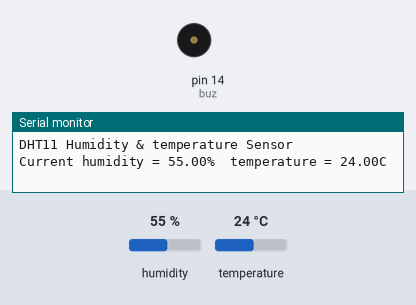
Bench run of a sketch on a simulated Arduino Uno, built with avr-gcc and run on an emulated ATmega328P. Shown: buzzer (waves = sounding, pin HIGH), the last lines printed to the serial monitor. The inputs (shaded band) are chosen by the test bench; at power-on: temperature 24 °C, humidity 55 %.

Above: at 2.7 s.
2.8 s: temperature set to 29 °C
12.7 s: temperature set to 32 °C
At 22.0 s:
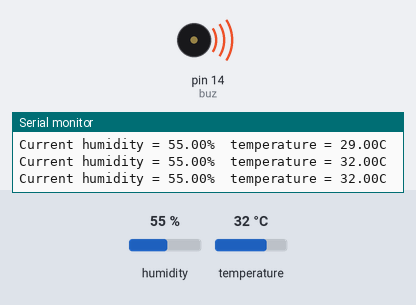
23.0 s: temperature set to 12 °C
At 32.6 s:
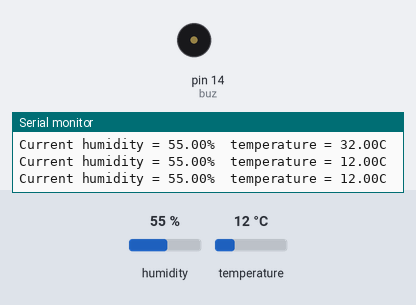
33.1 s: temperature set to 33 °C
At 42.0 s:
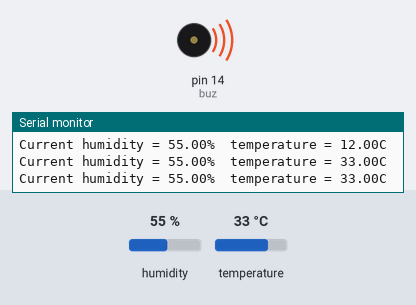
Timing chart, 0 to 43.5 s (numbered marks = the images above; inputs shaded):
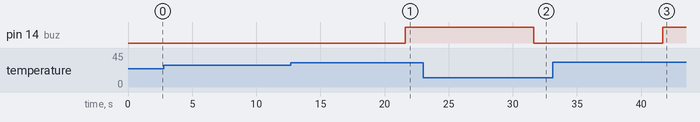

The sketch:

dht11check2.ino
```cpp
#include <dht.h>

#define dht_apin 19 // Analog Pin sensor is connected to
#define buz 14
dht DHT;

void setup(){

  Serial.begin(9600);
  delay(500);//Delay to let system boot
  Serial.println("DHT11 Humidity & temperature Sensor\n\n");
  delay(1000);//Wait before accessing Sensor
  pinMode(buz,OUTPUT);

}//end "setup()"

void loop(){
  //Start of Program

    DHT.read11(dht_apin);

    Serial.print("Current humidity = ");
    Serial.print(DHT.humidity);
    Serial.print("%  ");
    Serial.print("temperature = ");
    Serial.print(DHT.temperature);
    Serial.println("C  ");

    delay(5000);//Wait 5 seconds before accessing sensor again.

  //Fastest should be once every two seconds.
 if(DHT.temperature>30){
  digitalWrite(buz,HIGH);
  }
else
{
  digitalWrite(buz,LOW);
  }
}// end loop(
```

Measured:
- the behaviour switches between 30 and 31 °C on temperature (found by bisection; images 0 and 1)
- after the input at 12.7 s, pin 14 (buz): LOW → HIGH after 8.9 s
- after the input at 23.0 s, pin 14 (buz): HIGH → LOW after 8.6 s
- after the input at 33.1 s, pin 14 (buz): LOW → HIGH after 8.6 s
